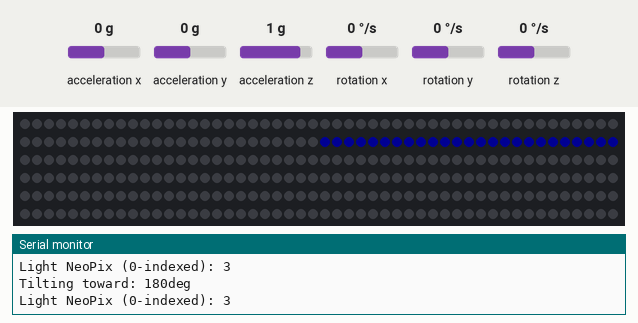
The sketch below on a simulated Arduino Uno, built with avr-gcc and run on an emulated ATmega328P. Shown: 300 RGB LEDs in strip order, left to right, continuing on the next row, the last lines printed to the serial monitor. The inputs (shaded band) are chosen by the test bench; at power-on: acceleration x 0 g, rotation x 0 °/s, rotation y 0 °/s, acceleration y 0 g, acceleration z 1 g, rotation z 0 °/s. Dim RGB values are drawn brighter than linear.

Above: at 1.2 s.
1.3 s: acceleration x set to 0.2 g
At 2.6 s:
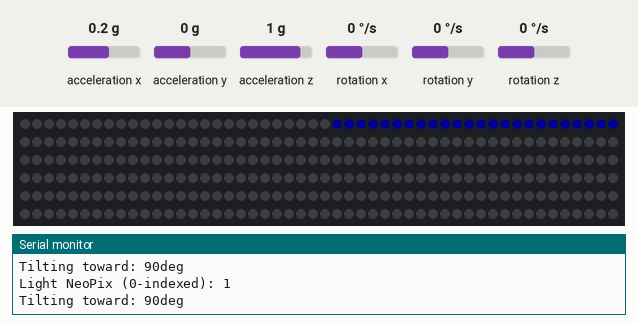
3.1 s: rotation x set to 192 °/s
At 4.6 s:
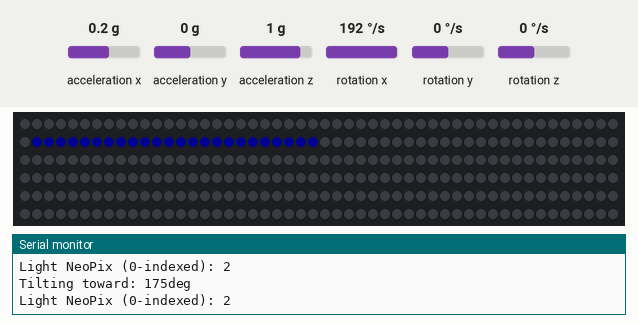
6.1 s: rotation y set to -192 °/s
9.1 s: acceleration y set to -1.4 g
12.1 s: acceleration z set to -1.4 g
15.1 s: rotation z set to -100 °/s
Timing chart, 0 to 18.1 s (numbered marks = the images above; inputs shaded):
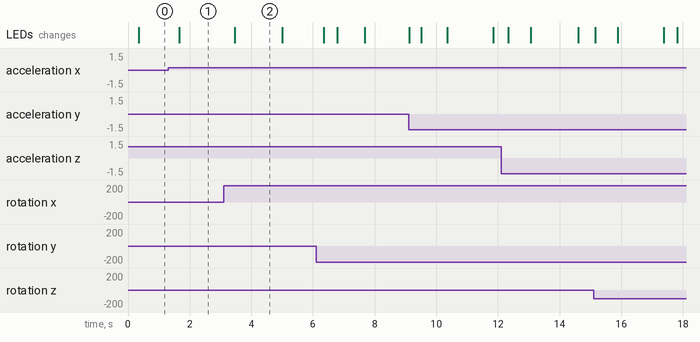

The sketch:

LiquidDressg.ino
```cpp
/*
   This is a modified version of the Visualize101.ino example sketch
       https://github.com/arduino-libraries/MadgwickAHRS/blob/master/examples/Visualize101/Visualize101.ino

   Modified starting March 10th, 2018 by Jane Hacker (JAH)

   XYZ_M = Macro
   xyz_g = Global
   xyz_t = Type

   Sorry, comment styles are kinda all over :/
*/

//**********
// Libraries
//**********
#include <math.h>               // For things like `atan2` and `PI`
#include <CurieIMU.h>           // Should be installed along with "Intel Curie Boards" in Boards Manager
#include <MadgwickAHRS.h>       // Search for "Madgwick" in Library Manager
#include <Adafruit_NeoPixel.h>  // Search for "Adafruit NeoPixel" in Library Manager


//***********************
// Definitions and Macros
//***********************
#define PIX_PIN        6          // PWM pin for NeoPix data
#define PIXELS 300
#define PIX_NUM        (float)6  // Number of NeoPix in circle
#define PIX_BRIGHTNESS 32         // The brightness of the NeoPix

#define DEG_PER_PIX  (PIX_NUM / 360)
#define DEG2PIX_M(a) (DEG_PER_PIX * a)


//****************************//
#define TAIL_LEN           5  // Length of the following tail
#define PIX_OVERFLOW_M(a)  (a > 5 - 1 ? a - 6 : a)
#define PIX_UNDERFLOW_M(a) (a < 0 ? a + 6 : a)
//****************************//


//***********************
// Type Definitions
//***********************
typedef uint32_t color_t;


//********
// Objects
//********

// For IMU
Madgwick          filter_g;

// For NeoPix
Adafruit_NeoPixel pixels_g   = Adafruit_NeoPixel(PIXELS, PIX_PIN, NEO_GRB + NEO_KHZ800);


//*********************
// Basic type variables
//*********************

// For IMU
float             accelScale, gyroScale;
unsigned long     microsPerReading, microsPrevious;

// For NeoPix
int               lastLitPix_g = 0;
color_t           onColor_g    = pixels_g.Color(0, 0, 150);
color_t           offColor_g   = pixels_g.Color(0, 0, 0);

// Color values for tail
color_t           midColor_g   = pixels_g.Color(150, 0, 0);
color_t           endColor_g   = pixels_g.Color(0, 0, 150);


//******************
// Arduino Functions
//******************
void setup() {
  while (!Serial);
  Serial.begin(9600);

  // Start the IMU
  CurieIMU.begin();
  CurieIMU.setGyroRate(25);
  CurieIMU.setAccelerometerRate(25);

  // Start the filter for IMU output
  filter_g.begin(25);

  // Set the accelerometer range to 2G
  CurieIMU.setAccelerometerRange(2);

  // Set the gyroscope range to 250 degrees/second
  CurieIMU.setGyroRange(250);

  // Initialize variables to pace updates to correct rate
  microsPerReading = 1000000 / 25;
  microsPrevious   = micros();

  // Start and initialize NeoPix
  pixels_g.begin();
  pixels_g.setBrightness(PIX_BRIGHTNESS);
  pixels_g.show();
}


void loop() {
  float roll, pitch, heading;
  unsigned long microsNow;
  // check if it's time to read data and update the filter
  microsNow = micros();

  if (microsNow - microsPrevious >= microsPerReading) {
    // Get values from IMU and update filter
    readImuUpdateFilter();

    // Get heading, pitch and roll
    roll    = filter_g.getRoll();
    pitch   = filter_g.getPitch();
    heading = filter_g.getYaw();

    // Print out heading, pitch and roll
    //debugPrintHPR(heading, pitch, roll);

    //!!!!!!!!!!!!!!!!!!!!!!!!!!!!!!!
    // This is where the magic starts
    //!!!!!!!!!!!!!!!!!!!!!!!!!!!!!!!
    useFilteredImuData(pitch, roll);

    // increment previous time, so we keep proper pace
    microsPrevious = microsPrevious + microsPerReading;
  }
}


/*************************
  JAH additional functions
 *************************/

//!!!!!!!!!!!!!!!!!!!!!!!!!!!!!!!!
// This is where the magic happens
//!!!!!!!!!!!!!!!!!!!!!!!!!!!!!!!!
void useFilteredImuData(float pitch, float roll) {
  // Tilt caculations
  int tiltToward = (((atan2(pitch, roll) / PI) * 180) + 180);
  // Print tilting toward 0-360
  Serial.print("Tilting toward: ");
  Serial.print(tiltToward);
  Serial.println("deg");
  int pix2Light = DEG2PIX_M(tiltToward);
  // Print the NeoPix to light from 0 to PIX_NUM (default 16) on a NeoPix ring
  Serial.print("Light NeoPix (0-indexed): ");
  Serial.println(pix2Light);

  //
  // Neopix update
  //

  /*
      // For single point & w/o clear
      // Turn off last NeoPix that was on
      pixels_g.setPixelColor(lastLitPix_g, offColor_g);
      lastLitPix_g = pix2Light;
      drawPix(pix2Light);
  */
  // For a little tail
  lightTail(pix2Light, lastLitPix_g);

  //TODO: Passing in a global to be later modified in the function w/o using the reference; PICK ONE
}

void drawPix(int toLight) {
  pixels_g.setPixelColor(toLight, onColor_g);
  pixels_g.show();
}


// I just moved these out of the loop function
void readImuUpdateFilter() {
  int   aix, aiy, aiz;
  int   gix, giy, giz;
  float ax, ay, az;
  float gx, gy, gz;

  // read raw data from CurieIMU
  CurieIMU.readMotionSensor(aix, aiy, aiz, gix, giy, giz);

  // convert from raw data to gravity and degrees/second units
  ax = convertRawAcceleration(aix);
  ay = convertRawAcceleration(aiy);
  az = convertRawAcceleration(aiz);
  gx = convertRawGyro(gix);
  gy = convertRawGyro(giy);
  gz = convertRawGyro(giz);

  // update the filter, which computes orientation
  filter_g.updateIMU(gx, gy, gz, ax, ay, az);
}


/***************************
   Original sketch functions
 ***************************/
float convertRawAcceleration(int aRaw) {
  // since we are using 2G range
  // -2g maps to a raw value of -32768
  // +2g maps to a raw value of 32767

  float a = (aRaw * 2.0) / 32768.0;
  return a;
}

float convertRawGyro(int gRaw) {
  // since we are using 250 degrees/seconds range
  // -250 maps to a raw value of -32768
  // +250 maps to a raw value of 32767

  float g = (gRaw * 250.0) / 32768.0;
  return g;
}


/***************************
   extraneous
 ***************************/

//****************************// Kinda boring actualy

void lightTail(int toLight, int lastLit) {
  // Only if there is a change
  if (lastLit != toLight) {
    pixels_g.clear();
    if (PIX_NUM - 1 == toLight && 0 == lastLit) {
      lightUpDown(1, toLight);
    }
    else if (PIX_NUM - 1 == lastLit && 0 == toLight) {
      lightUpDown(0, toLight);
    }
    else if (toLight < lastLit) {
      lightUpDown(1, toLight);
    }
    else {
      lightUpDown(0, toLight);
    }

    // Update last lit pixel
    lastLitPix_g = toLight;

    // Turn on NeoPix at (0-indexed) toLight
    //drawPix(toLight*20);
    boop(toLight);
  }
}
void boop( int toLight) {

  // test for now
  if (toLight == 0) {
    for (int i = 0; i < 25; ++i) {
      drawPix(i);
    }
  }
  if (toLight == 1) {
    for (int i = 26; i < 50; ++i) {
      drawPix(i);
    }
  }
  if (toLight == 2) {
    for (int i = 51; i < 75; ++i) {
      drawPix(i);
    }
  }
  if (toLight == 3) {
    for (int i = 75; i < 100; ++i) {
      drawPix(i);
    }
  }
}

void lightUpDown(bool up, int p2l) {
  //  for(int i = 1; i < TAIL_LEN; ++i) {
  //    int     p = PIX_OVERFLOW_M(p2l + i);
  //    color_t c = pixels_g.Color(0,0,150);
  //    //color_t c = i == 2 ? midColor_g : endColor_g;
  //    pixels_g.setPixelColor(p, c);
  //  }
  ////    if(!up)
  ////         = PIX_UNDERFLOW_M(p2l - i);
  ////  }
}
// I just moved these out of the loop function
void debugPrintHPR(float h, float p, float r) {
  Serial.print("Orientation: ");
  Serial.print(h);
  Serial.print(" ");
  Serial.print(p);
  Serial.print(" ");
  Serial.println(r);
  Serial.print(" ");
}
```

Measured:
- after the input at 1.3 s, the LEDs: change after 0.36 s (image 1)
- after the input at 3.1 s, the LEDs: change after 0.36 s (image 2)
- what the display in image 2 shows lasts 1.5 s, from 3.5 s to 5.0 s
